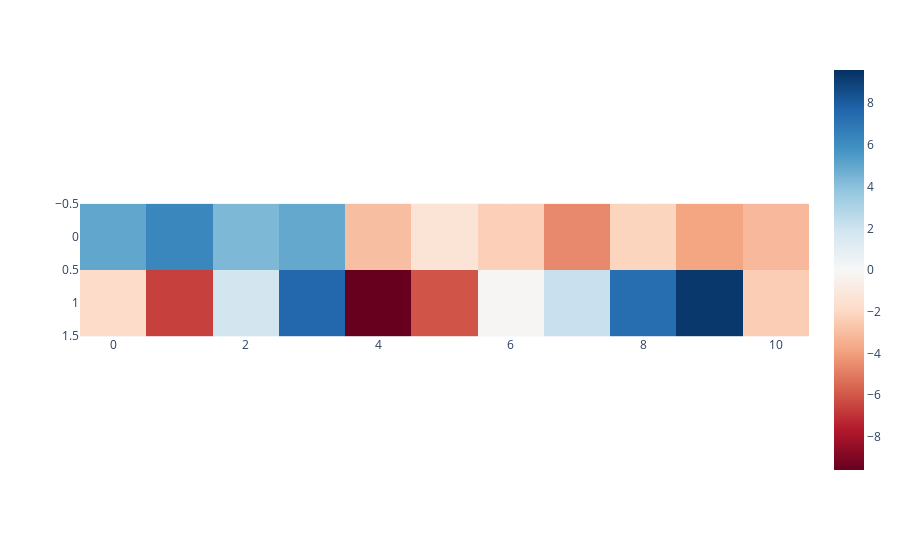

Write notebook code for a chart like this one.
### Code cell
imshow(res, y = list(range(model_cfg.n_heads - 1)))

### Figure 1 — Plotly figure (JSON) as saved in the notebook; plotly's stock layout.template omitted (floating-point values rounded to 4 significant figures)
{"data": [{"coloraxis": "coloraxis", "hovertemplate": "x: %{x}<br>y: %{y}<br>color: %{z}<extra></extra>", "name": "0", "type": "heatmap", "xaxis": "x", "y": [0, 1], "yaxis": "y", "z": [[5.027, 6.278, 4.353, 4.967, -2.965, -1.341, -2.349, -4.634, -2.138, -3.813, -3.151], [-1.799, -6.598, 1.797, 7.58, -9.596, -6.087, -0.1363, 2.175, 7.324, 9.326, -2.408]]}], "layout": {"coloraxis": {"cmid": 0, "colorscale": [[0, "rgb(103,0,31)"], [0.1, "rgb(178,24,43)"], [0.2, "rgb(214,96,77)"], [0.3, "rgb(244,165,130)"], [0.4, "rgb(253,219,199)"], [0.5, "rgb(247,247,247)"], [0.6, "rgb(209,229,240)"], [0.7, "rgb(146,197,222)"], [0.8, "rgb(67,147,195)"], [0.9, "rgb(33,102,172)"], [1, "rgb(5,48,97)"]]}, "margin": {"t": 60}, "xaxis": {"anchor": "y", "constrain": "domain", "domain": [0, 1], "scaleanchor": "y"}, "yaxis": {"anchor": "x", "autorange": "reversed", "constrain": "domain", "domain": [0, 1]}}}
